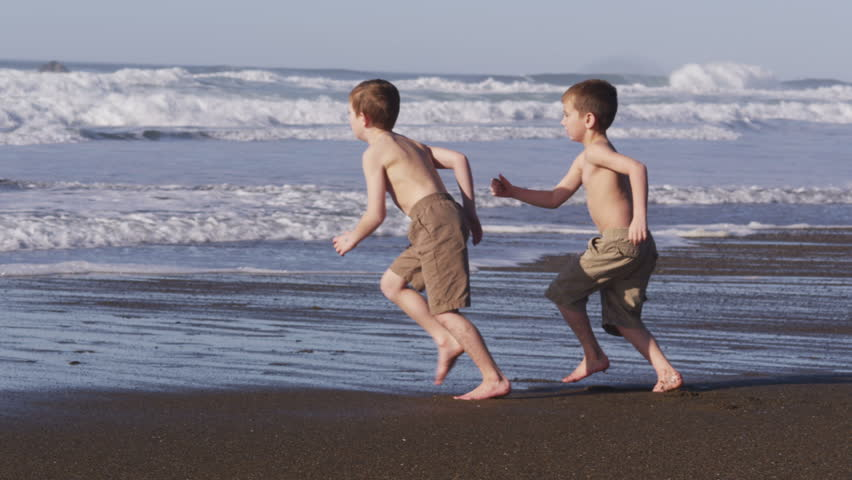
#> input picture sea.jpg, 852 x 480 px
$ python main.py
#> lines starting #> are read from the running program, lines starting #| are printed output that depends on the picture
from skimage import io, color
import numpy as np
from sklearn.cluster import MeanShift, estimate_bandwidth
import matplotlib.pyplot as plt
import matplotlib.pylab as pylab


RGB = np.array(io.imread("sea.jpg"))
#> RGB is the input picture: shape (480, 852, 3); mean R, G, B 125.5, 123.3, 134.7

LAB = np.array(color.rgb2lab(RGB))
#> LAB: shape (480, 852, 3) float64; mean of channels 0, 1, 2 51.7, 3.7, -5.5

HSV = np.array(color.rgb2hsv(RGB))
#> HSV: shape (480, 852, 3) float64; mean of channels 0, 1, 2 0.519, 0.186, 0.556


# [13 lines of commented-out code are left out]


def gridear_imagen(img, distancia_pixeles):
    """Aplica un filtro sobre una imagen en forma de malla.

    función que transforma la imagen cogiendo los pixeles
    superpuestos a una supuesta malla con una distancia entre reja y reja:

    Args:
        img (np.array()): la imagen que vamos a modificar.
        distancia_pixeles (int): Distancia entre lineas de pixeles.

    Returns:
        np.array: la imagen modificada.

    """
#> called with distancia_pixeles = 20

    imagen_grideada = img.copy()
    for i in range(img.shape[0]):
        for j in range(img.shape[1]):
            if not(i % (distancia_pixeles + 1) == 0 or j % (distancia_pixeles + 1) == 0):
                imagen_grideada[i][j] = [0, 0, 0]
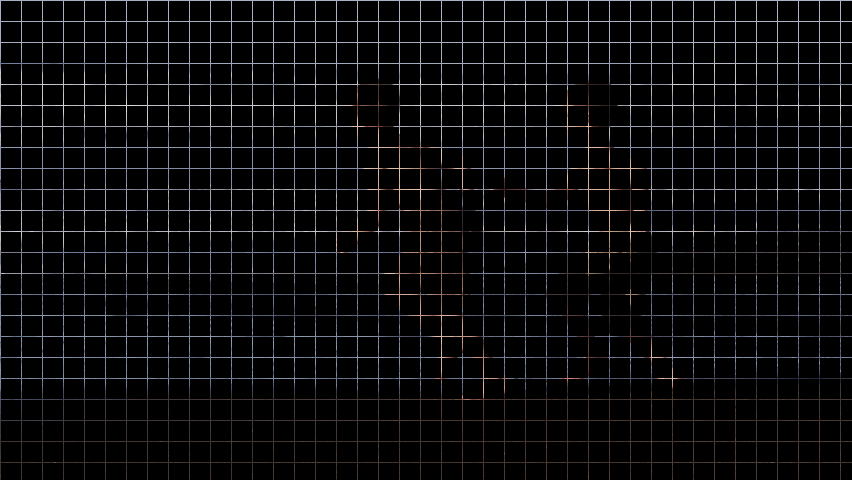
#> imagen_grideada: shape (480, 852, 3); mean R, G, B 11.9, 11.7, 12.8
    return imagen_grideada

def extrae_puntos_grid_imagen(img, distancia_pixeles):
    """Devuelve un conjunto reducido de los pixeles.

    Aplicando un filtro en forma de malla con una distancia dada, se seleccionan
    un conjunto de pixeles:

    Args:
        img (np.array()): la imagen que vamos a modificar.
        distancia_pixeles (int): Distancia entre lineas de pixeles.

    Returns:
        list(coordenada_x,coordenada_y,list(Canales_de_color)):
            la posición de cada uno de los pixeles junto con los valores
            del color correspondiente a su formato. (RGB, LAB, HSV).

    """
#> called with distancia_pixeles = 30
    LISTA_PUNTOS =  list([])
    for i in range(img.shape[0]):
        for j in range(img.shape[1]):
            if (i % distancia_pixeles == 0 or j % distancia_pixeles == 0):
                LISTA_PUNTOS.append([i,j,img[i][j]])
#> after the loop, LISTA_PUNTOS = 27088 items
    return LISTA_PUNTOS

io.imsave('mar_grid_20.jpg', gridear_imagen(RGB, 20))
LISTA_PUNTOS = extrae_puntos_grid_imagen(RGB, 30)
#> LISTA_PUNTOS = 27088 items

# #############################################################################
# Compute clustering with MeanShift

# The following bandwidth can be automatically detected using
IMAGEN_MALLADA = gridear_imagen(RGB,20)
forma_original = IMAGEN_MALLADA.shape
#> forma_original = (480, 852, 3)

# Flatten image.
X = np.reshape(IMAGEN_MALLADA, [-1, 3])
bandwidth = estimate_bandwidth(X, quantile=0.1, n_samples=100)
#> bandwidth = 16.75
ms = MeanShift(bandwidth=bandwidth, bin_seeding=True)
ms.fit(X)

labels = ms.labels_
print(labels.shape)
#| (408960,)
cluster_centers = ms.cluster_centers_
#> cluster_centers = [[0, 0, 0], [169.2, 174.6, 190.4], [67.83, 55.54, 51.22], [137.8, 144.4, 167.3], [189.1, 186.5, 195.8], [92.27, 97.79, 119.8], [213.1, 177.4, 159], [136.5, 99.7, 86.31], [175.6, 136, 117.9], [158.8, 120.5, 103.2]]
print(cluster_centers.shape)
#| (10, 3)

labels_unique = np.unique(labels)
#> labels_unique = [0, 1, 2, 3, 4, 5, 6, 7, 8, 9]
n_clusters_ = len(labels_unique)
#> n_clusters_ = 10

print("number of estimated clusters : %d" % n_clusters_)
#| number of estimated clusters : 10

segmented_image = np.reshape(labels, forma_original[:2])  # Just take size, ignore RGB channels.
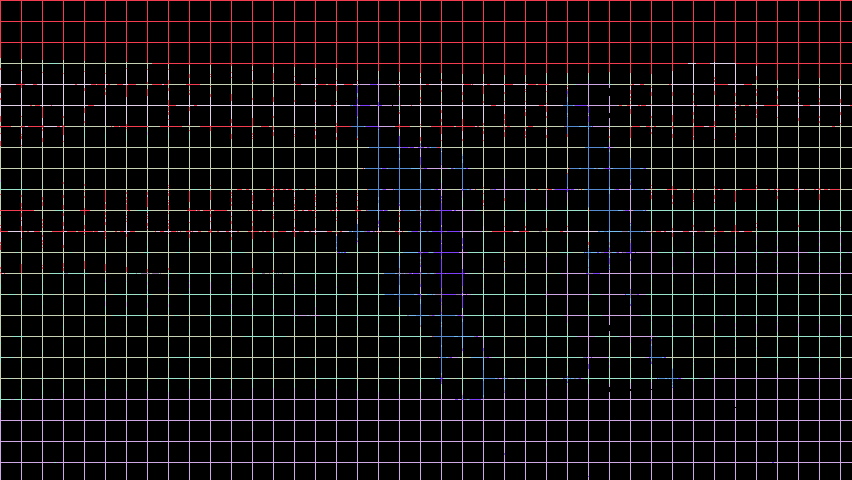
#> segmented_image: shape (480, 852) int64; 10 distinct labels, from 0 to 9; one colour per label, 0 black


plt.imshow(segmented_image)

$ run again, with angel.JPG copied over sea.jpg
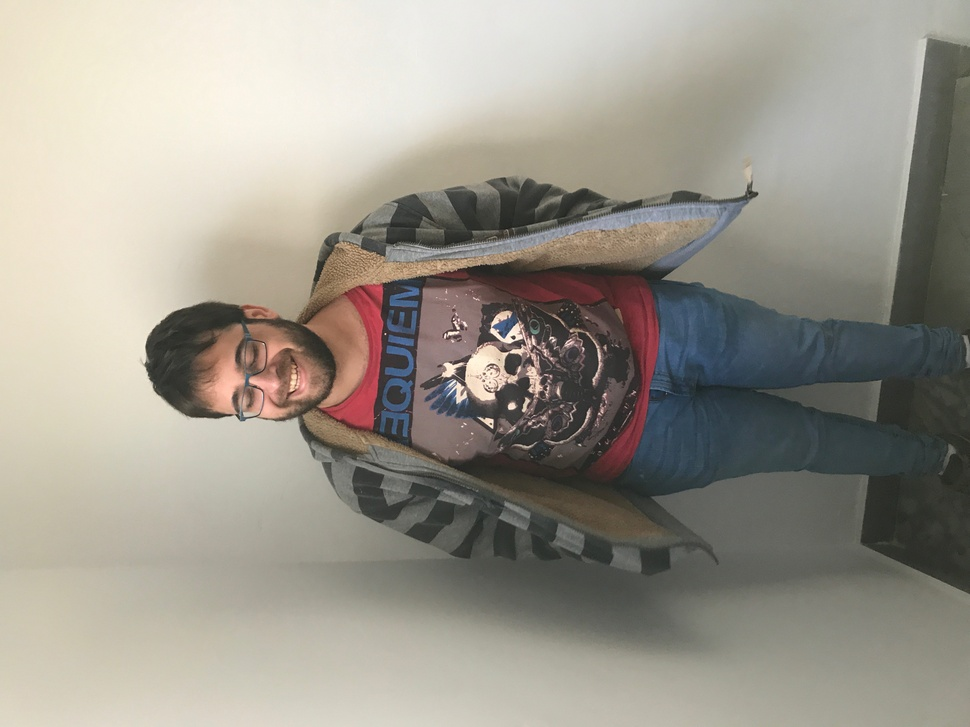
#> input picture angel.JPG, 970 x 727 px, shrunk from 4032 x 3024 before the run
#> RGB is the input picture: shape (727, 970, 3); mean R, G, B 155.8, 151.3, 140.8
#> LAB: shape (727, 970, 3) float64; mean of channels 0, 1, 2 61.8, -0.1, 6.1
#> HSV: shape (727, 970, 3) float64; mean of channels 0, 1, 2 0.19, 0.129, 0.619
#> after the loop in gridear_imagen, `for i in range(img.shape[0]):`:
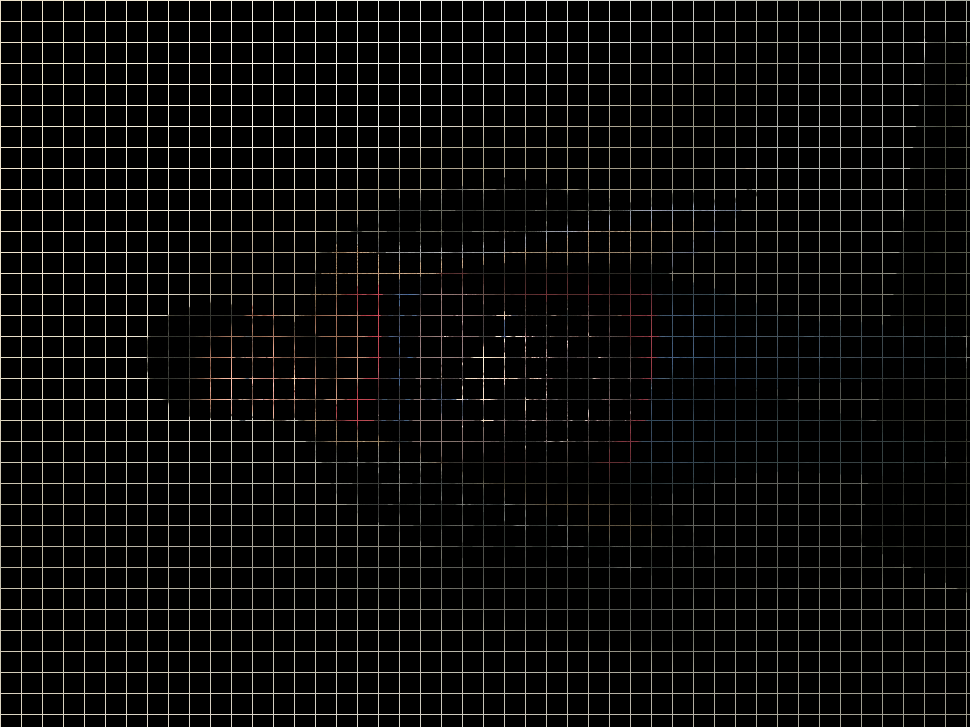
#> imagen_grideada: shape (727, 970, 3); mean R, G, B 14.7, 14.3, 13.3
#> after the loop in extrae_puntos_grid_imagen, `for i in range(img.shape[0]):`: LISTA_PUNTOS = 47416 items
#> bandwidth = 25.31
#| (705190,)
#> cluster_centers = [[0, 0, 0], [187.2, 183.6, 170.3], [238.5, 232.4, 217.4], [54.87, 57.52, 54.99], [80.36, 81.23, 75.57], [140.3, 59.91, 66.57], [183.4, 70.7, 80.42]]
#| (7, 3)
#> labels_unique = [0, 1, 2, 3, 4, 5, 6]
#> n_clusters_ = 7
#| number of estimated clusters : 7
#> `segmented_image = np.reshape(labels, forma_original[:2])`:
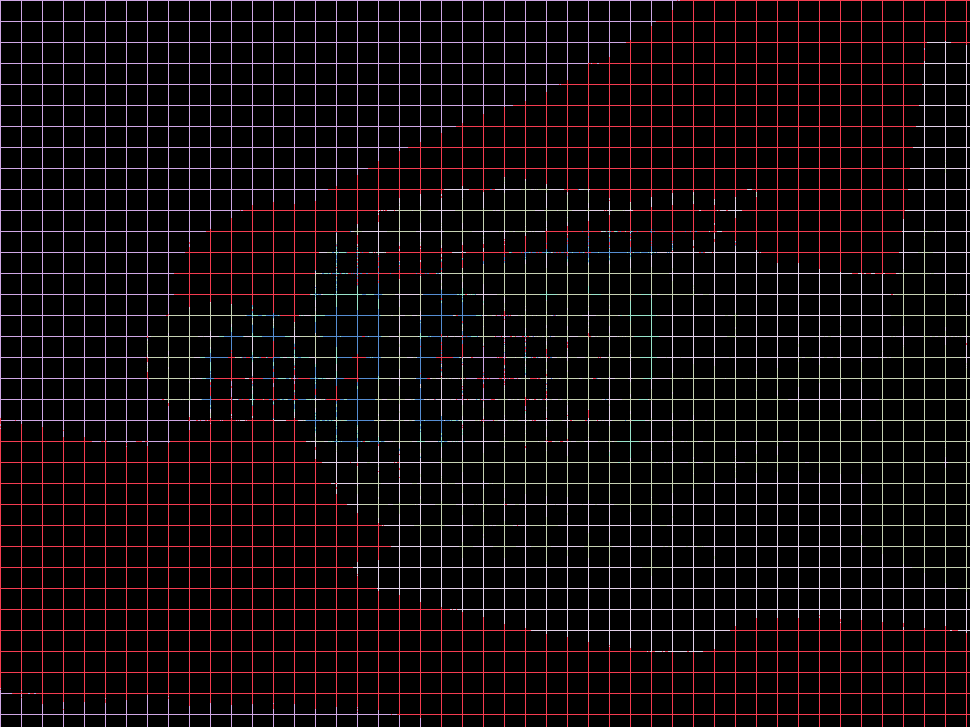
#> segmented_image: shape (727, 970) int64; 7 distinct labels, from 0 to 6; one colour per label, 0 black
